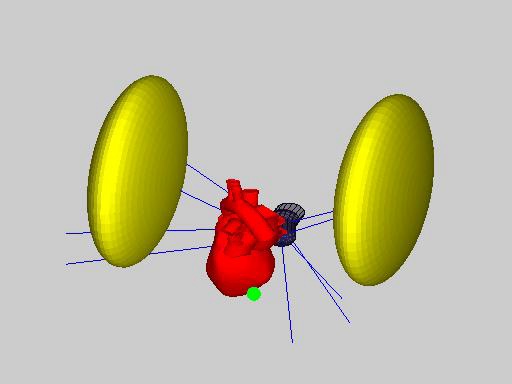
#> input picture frame 1 of Simulation_material/dagger_simul_traj_it1_112.mp4.avi, 512 x 384 px, given in place of piglab1.mpg, which was not available
$ python findholecentre.py   (older library calls are emulated)
#> lines starting #> are read from the running program, lines starting #| are printed output that depends on the picture; after the words box and inside, x2 and y2 are one past the last pixel; in counts of white or black regions, pixels touching at a corner belong together; pictures that were not available may be replaced by others from this repository, and a replacement may not be noted
#given an image this code find the centroid of the hole in the image
def findholecentre(original):
#############################################
#find a mask that removes the black empty area
##############################################
    #original = cv2.imread('filename.png',0)


    cv2.imshow('orginal', original)
    cv2.waitKey(-1)

    retval, image = cv2.threshold(original,2,2,cv2.THRESH_BINARY)
    #cv2.imshow('thresh', image)
    #cv2.waitKey(-1)


    bars,contours,hierarchy = cv2.findContours(image,          cv2.RETR_TREE,cv2.CHAIN_APPROX_SIMPLE)

    temp = original.copy()

    for cnt in contours:
        cv2.drawContours(temp,[cnt],0,255,-1)
    #print len(contours)
    #cv2.imshow('contours', temp) #temp is the mask
    #cv2.waitKey(-1)

###########################################################################
#here we apply the mask on the original image after inverse thresholding it
###########################################################################
    retval, thresh1 = cv2.threshold(original,2,2,cv2.THRESH_BINARY_INV)
    #cv2.imshow('inverted thresh1', thresh1)
    #cv2.waitKey(-1)

    res = cv2.bitwise_and(thresh1, temp)
    #cv2.imshow('maskedimage', res)
    #cv2.waitKey(-1)
    temp4=res.copy()
##################################################
# we erode the image to remove stray white pixels
##################################################
    kernel = np.ones((5,5),np.uint8)
    erosion2 = cv2.erode(res,kernel,iterations = 1)
    #cv2.imshow('eroded final image', erosion2)
    #cv2.waitKey(-1)

########################################
#Centroid calculation from binary image
########################################
    M = cv2.moments(erosion2,binaryImage=True)

    cx = int(M['m10']/M['m00'])
    cy = int(M['m01']/M['m00'])

   # print cx
   # print cy

######################################################################
#we plot a small circle around the centroid for visualization purpose
######################################################################
    cv2.circle(original,(cx,cy), 10, (255,0,0), -1)
    cv2.imshow('final image', original)
    cv2.waitKey(-1)

import cv2
import numpy as np
import pdb


vc=cv2.VideoCapture('piglab1.mpg')
c=1

if vc.isOpened():
    rval,frame=vc.read()
#> frame is the input picture: shape (384, 512, 3); mean B, G, R 167.1, 190.4, 196.4

else:
    rval=false

while rval:
    rval,frame=vc.read()
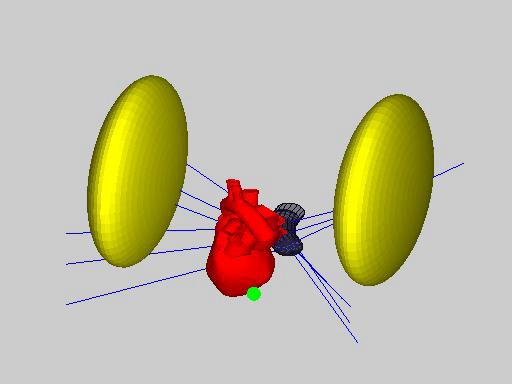
#> input picture frame 2 of Simulation_material/dagger_simul_traj_it1_112.mp4.avi, 512 x 384 px, given in place of piglab1.mpg, which was not available
#> frame is the input picture: shape (384, 512, 3); mean B, G, R 166.8, 189.9, 195.8
    img = cv2.cvtColor(frame, cv2.COLOR_BGR2GRAY)
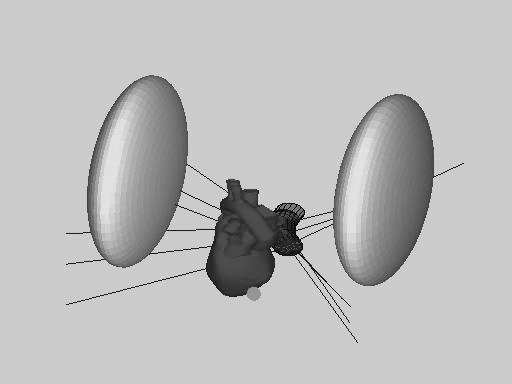
#> img: shape (384, 512); min 0, max 239, mean 189
    findholecentre(img)
#> in findholecentre, `retval, image = cv2.threshold(original,2,2,cv2.THRESH_BINARY)`:
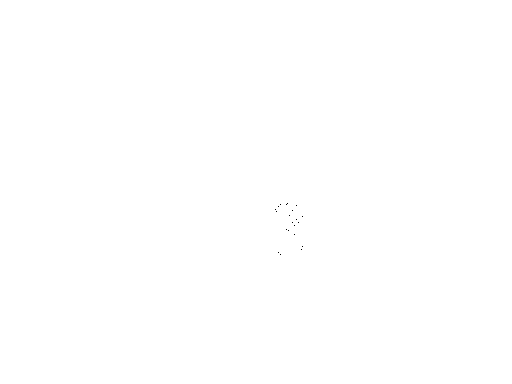
#> image: shape (384, 512); values 0 (black) and 2 (white), 100% white; black in thin lines or dots, all inside (x1, y1, x2, y2) = (275, 203, 303, 255)
#> in findholecentre, `bars,contours,hierarchy = cv2.findContours(image,          cv2.RETR_TR..`: contours = 22 contours, 21 with area under 20; largest, box (x1, y1, x2, y2) and area: (0, 0, 512, 384) 195713
#> the loop in findholecentre, `for cnt in contours:` made 22 passes
#> cnt on passes 1 to 12: [[0, 0], [0, 383], [511, 383], [511, 0]], [[279, 254], [280, 253], [281, 254], [280, 255]], [[277, 252], [278, 251], [279, 252], [278, 253]], [[300, 249], [301, 248], [302, 249], [301, 250]], [[301, 246], [302, 245], [303, 246], [302, 247]], [[293, 234], [294, 233], [295, 234], [294, 235]], [[287, 230], [288, 229], [289, 230], [288, 231]], [[285, 229], [286, 228], [287, 229], [286, 230]], [[293, 225], [294, 224], [295, 225], [294, 226]], [[297, 222], [298, 221], [299, 222], [298, 223]], [[291, 222], [292, 221], [293, 222], [292, 223]], [[295, 219], [296, 218], [297, 219], [296, 220]]
#> after the loop in findholecentre, `for cnt in contours:`: temp: shape (384, 512); every value is 255
#> in findholecentre, `erosion2 = cv2.erode(res,kernel,iterations = 1)`: erosion2: shape (384, 512); every value is 0
#> in findholecentre, `M = cv2.moments(erosion2,binaryImage=True)`: M = moments, m00 0
#> (the run stopped early here; a loop or call above may not have finished)

$ run again, starting later in the video
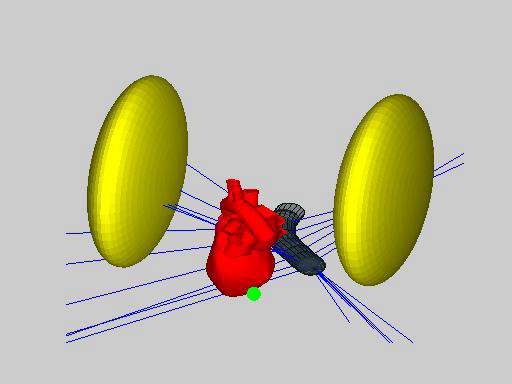
#> input picture frame 5 of Simulation_material/dagger_simul_traj_it1_112.mp4.avi, 512 x 384 px, given in place of piglab1.mpg, which was not available
#> frame is the input picture: shape (384, 512, 3); mean B, G, R 166.3, 188.4, 194.3
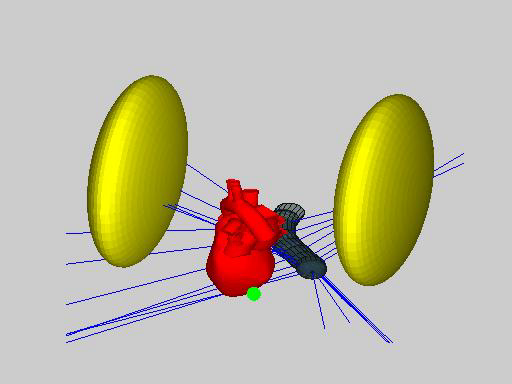
#> input picture frame 6 of Simulation_material/dagger_simul_traj_it1_112.mp4.avi, 512 x 384 px, given in place of piglab1.mpg, which was not available
#> frame is the input picture: shape (384, 512, 3); mean B, G, R 166.3, 188.2, 194
#> `img = cv2.cvtColor(frame, cv2.COLOR_BGR2GRAY)`:
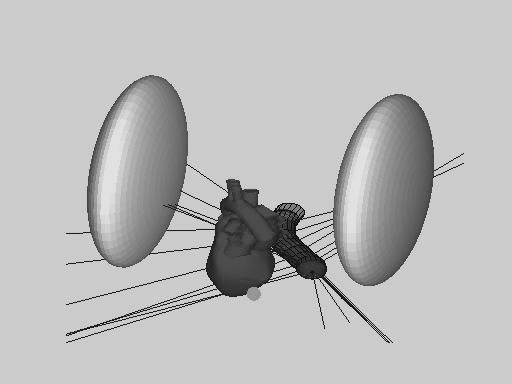
#> img: shape (384, 512); min 1, max 238, mean 187.4
#> image: shape (384, 512); values 0 (black) and 2 (white), 100% white; black in thin lines or dots, all inside (x1, y1, x2, y2) = (278, 203, 327, 272)
#> contours = 13 contours, 12 with area under 20; largest, box (x1, y1, x2, y2) and area: (0, 0, 512, 384) 195713
#> the loop in findholecentre, `for cnt in contours:` made 13 passes
#> cnt on passes 1 to 8: [[0, 0], [0, 383], [511, 383], [511, 0]], [[325, 271], [326, 270], [327, 271], [326, 272]], [[311, 251], [312, 250], [313, 251], [312, 252]], [[307, 251], [308, 250], [309, 251], [308, 252]], [[283, 244], [284, 243], [285, 244], [284, 245]], [[299, 243], [300, 242], [301, 243], [300, 244]], [[295, 219], [296, 218], [297, 219], [296, 220]], [[290, 212], [291, 211], [292, 212], [291, 213]]
#> erosion2: shape (384, 512); every value is 0
#> M = moments, m00 0

$ run again, starting later in the video
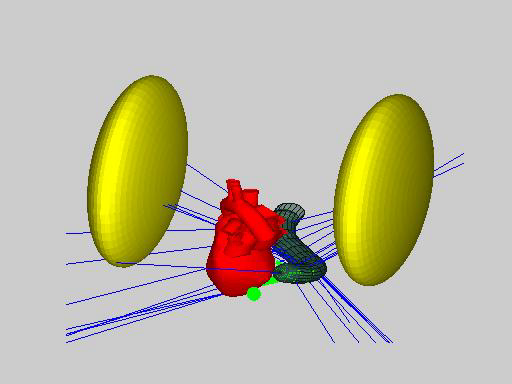
#> input picture frame 9 of Simulation_material/dagger_simul_traj_it1_112.mp4.avi, 512 x 384 px, given in place of piglab1.mpg, which was not available
#> frame is the input picture: shape (384, 512, 3); mean B, G, R 165.9, 187.6, 193
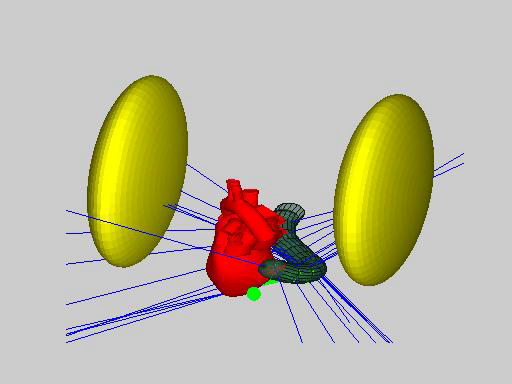
#> input picture frame 10 of Simulation_material/dagger_simul_traj_it1_112.mp4.avi, 512 x 384 px, given in place of piglab1.mpg, which was not available
#> frame is the input picture: shape (384, 512, 3); mean B, G, R 166, 187.5, 192.8
#> `img = cv2.cvtColor(frame, cv2.COLOR_BGR2GRAY)`:
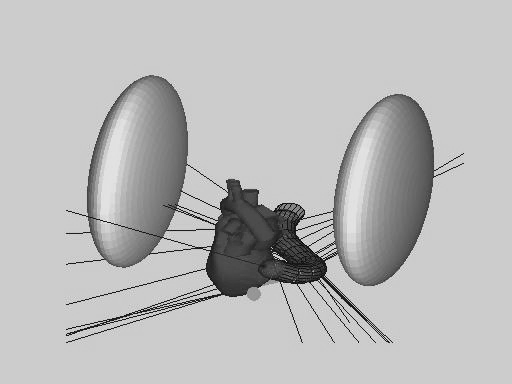
#> img: shape (384, 512); min 1, max 238, mean 186.6
#> image: shape (384, 512); values 0 (black) and 2 (white), 100% white; black in thin lines or dots, all inside (x1, y1, x2, y2) = (302, 242, 306, 246)
#> contours = 3 contours, 2 with area under 20; largest, box (x1, y1, x2, y2) and area: (0, 0, 512, 384) 195713
#> the loop in findholecentre, `for cnt in contours:` made 3 passes
#> cnt on passes 1 to 3: [[0, 0], [0, 383], [511, 383], [511, 0]], [[304, 245], [305, 244], [306, 245], [305, 246]], [[301, 242], [302, 241], [303, 242], [302, 243]]
#> erosion2: shape (384, 512); every value is 0
#> M = moments, m00 0
